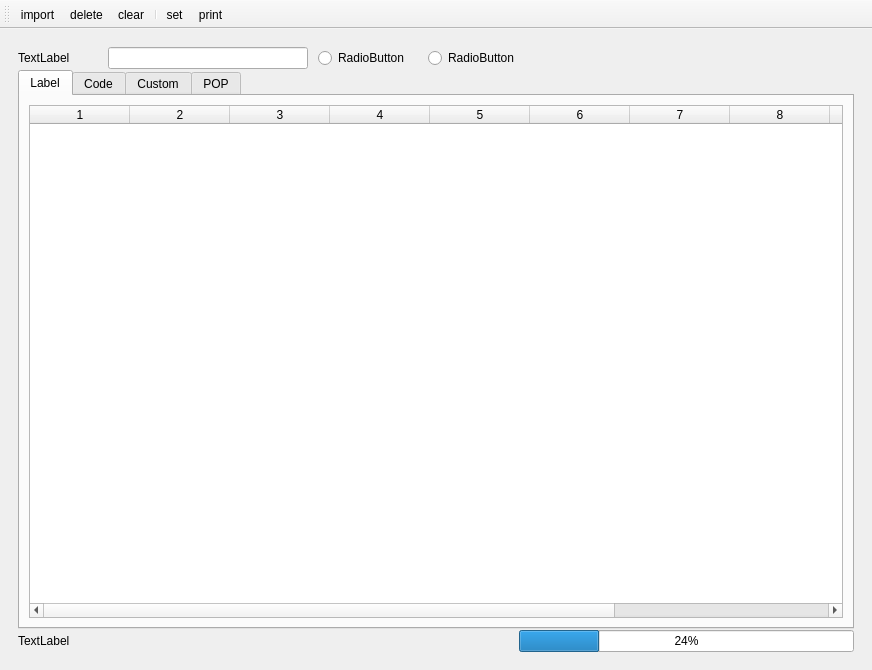
<?xml version="1.0" encoding="UTF-8"?>
<ui version="4.0">
 <author>月凌枫</author>
 <class>MainWindow</class>
 <widget class="QMainWindow" name="MainWindow">
  <property name="geometry">
   <rect>
    <x>0</x>
    <y>0</y>
    <width>872</width>
    <height>670</height>
   </rect>
  </property>
  <property name="sizePolicy">
   <sizepolicy hsizetype="Expanding" vsizetype="Expanding">
    <horstretch>0</horstretch>
    <verstretch>0</verstretch>
   </sizepolicy>
  </property>
  <property name="windowTitle">
   <string>MainWindow</string>
  </property>
  <widget class="QWidget" name="centralwidget">
   <property name="sizePolicy">
    <sizepolicy hsizetype="Expanding" vsizetype="Expanding">
     <horstretch>0</horstretch>
     <verstretch>0</verstretch>
    </sizepolicy>
   </property>
   <layout class="QVBoxLayout" name="verticalLayout_2">
    <item>
     <widget class="QWidget" name="verticalWidget" native="true">
      <layout class="QVBoxLayout" name="verticalLayout">
       <property name="spacing">
        <number>1</number>
       </property>
       <item>
        <layout class="QHBoxLayout" name="horizontalLayout">
         <property name="spacing">
          <number>10</number>
         </property>
         <property name="leftMargin">
          <number>0</number>
         </property>
         <item>
          <widget class="QLabel" name="label_entert">
           <property name="maximumSize">
            <size>
             <width>80</width>
             <height>16777215</height>
            </size>
           </property>
           <property name="text">
            <string>TextLabel</string>
           </property>
          </widget>
         </item>
         <item>
          <widget class="QLineEdit" name="lineEdit_Enter">
           <property name="maximumSize">
            <size>
             <width>200</width>
             <height>16777215</height>
            </size>
           </property>
          </widget>
         </item>
         <item>
          <widget class="QRadioButton" name="radioButton_Normal">
           <property name="maximumSize">
            <size>
             <width>100</width>
             <height>16777215</height>
            </size>
           </property>
           <property name="text">
            <string>RadioButton</string>
           </property>
          </widget>
         </item>
         <item>
          <widget class="QRadioButton" name="radioButton_Special">
           <property name="maximumSize">
            <size>
             <width>100</width>
             <height>16777215</height>
            </size>
           </property>
           <property name="text">
            <string>RadioButton</string>
           </property>
          </widget>
         </item>
         <item>
          <widget class="QLabel" name="label_none">
           <property name="text">
            <string/>
           </property>
          </widget>
         </item>
        </layout>
       </item>
       <item>
        <layout class="QHBoxLayout" name="horizontalLayout_2">
         <item>
          <widget class="QTabWidget" name="tabWidget">
           <property name="toolTip">
            <string>&lt;html&gt;&lt;head/&gt;&lt;body&gt;&lt;p&gt;this tabpage is for print normal label&lt;/p&gt;&lt;/body&gt;&lt;/html&gt;</string>
           </property>
           <property name="currentIndex">
            <number>0</number>
           </property>
           <widget class="QWidget" name="tab_printlabel">
            <attribute name="title">
             <string>Label</string>
            </attribute>
            <layout class="QHBoxLayout" name="horizontalLayout_4">
             <item>
              <widget class="mTableWidget" name="tableWidget_Label">
               <property name="rowCount">
                <number>0</number>
               </property>
               <property name="columnCount">
                <number>11</number>
               </property>
               <column/>
               <column/>
               <column/>
               <column/>
               <column/>
               <column/>
               <column/>
               <column/>
               <column/>
               <column/>
               <column/>
              </widget>
             </item>
            </layout>
           </widget>
           <widget class="QWidget" name="tab_printcode">
            <attribute name="title">
             <string>Code</string>
            </attribute>
            <layout class="QHBoxLayout" name="horizontalLayout_5">
             <item>
              <widget class="mTableWidget" name="tableWidget_Code">
               <property name="columnCount">
                <number>11</number>
               </property>
               <column/>
               <column/>
               <column/>
               <column/>
               <column/>
               <column/>
               <column/>
               <column/>
               <column/>
               <column/>
               <column/>
              </widget>
             </item>
            </layout>
           </widget>
           <widget class="QWidget" name="tab_custominfo">
            <attribute name="title">
             <string>Custom</string>
            </attribute>
           </widget>
           <widget class="QWidget" name="tab_printpop">
            <attribute name="title">
             <string>POP</string>
            </attribute>
           </widget>
          </widget>
         </item>
        </layout>
       </item>
       <item>
        <layout class="QHBoxLayout" name="horizontalLayout_3">
         <item>
          <widget class="QLabel" name="label_NoteMsg">
           <property name="minimumSize">
            <size>
             <width>500</width>
             <height>0</height>
            </size>
           </property>
           <property name="text">
            <string>TextLabel</string>
           </property>
          </widget>
         </item>
         <item>
          <widget class="QProgressBar" name="progressBar">
           <property name="value">
            <number>24</number>
           </property>
          </widget>
         </item>
        </layout>
       </item>
      </layout>
     </widget>
    </item>
   </layout>
  </widget>
  <widget class="QToolBar" name="toolBar">
   <property name="windowTitle">
    <string>toolBar</string>
   </property>
   <attribute name="toolBarArea">
    <enum>TopToolBarArea</enum>
   </attribute>
   <attribute name="toolBarBreak">
    <bool>false</bool>
   </attribute>
   <addaction name="actionImport"/>
   <addaction name="actionDelete"/>
   <addaction name="actionClear"/>
   <addaction name="separator"/>
   <addaction name="actionSet"/>
   <addaction name="actionPrint"/>
  </widget>
  <action name="actionImport">
   <property name="text">
    <string>import</string>
   </property>
   <property name="shortcut">
    <string>Ctrl+I</string>
   </property>
  </action>
  <action name="actionDelete">
   <property name="text">
    <string>delete</string>
   </property>
   <property name="shortcut">
    <string>Ctrl+D</string>
   </property>
  </action>
  <action name="actionClear">
   <property name="text">
    <string>clear</string>
   </property>
   <property name="shortcut">
    <string>Alt+D</string>
   </property>
  </action>
  <action name="actionSet">
   <property name="text">
    <string>set</string>
   </property>
   <property name="shortcut">
    <string>Alt+S</string>
   </property>
  </action>
  <action name="actionPrint">
   <property name="text">
    <string>print</string>
   </property>
   <property name="shortcut">
    <string>Ctrl+P</string>
   </property>
  </action>
 </widget>
 <customwidgets>
  <customwidget>
   <class>mTableWidget</class>
   <extends>QTableWidget</extends>
   <header>mTableWidget.h</header>
  </customwidget>
 </customwidgets>
 <includes>
  <include location="local">打印主窗口</include>
 </includes>
 <resources/>
 <connections/>
</ui>
